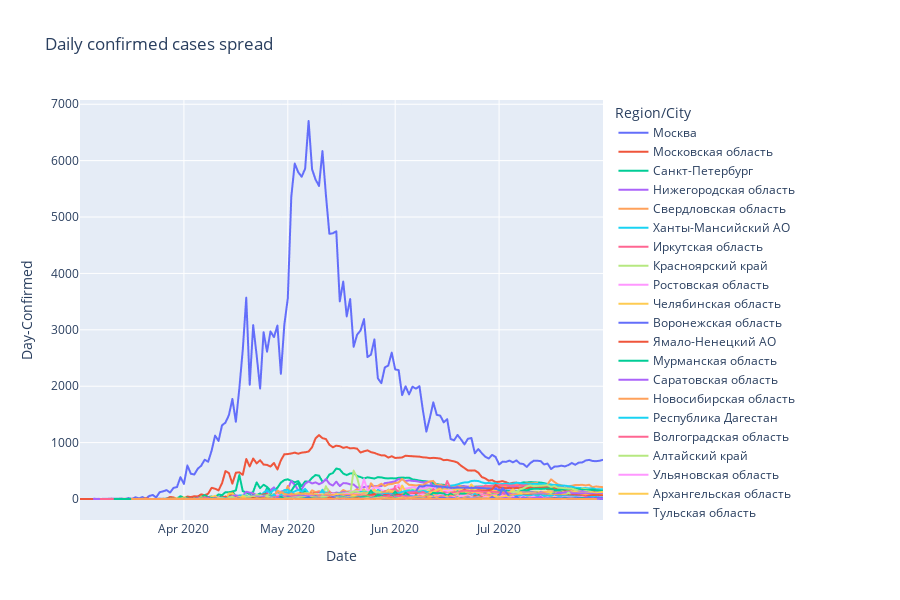

Notebook source saved alongside this figure:
### Code cell
#построение графика по суточной заболеваемости
df2 = data.groupby(['Date', 'Region/City'])[['Day-Confirmed', 'Confirmed']].max().reset_index()
df2 = df2.sort_values(['Confirmed', 'Date'], ascending=False)

px.line(df2, x = 'Date', y = 'Day-Confirmed', color = 'Region/City', title='Daily confirmed cases spread', height=600)
